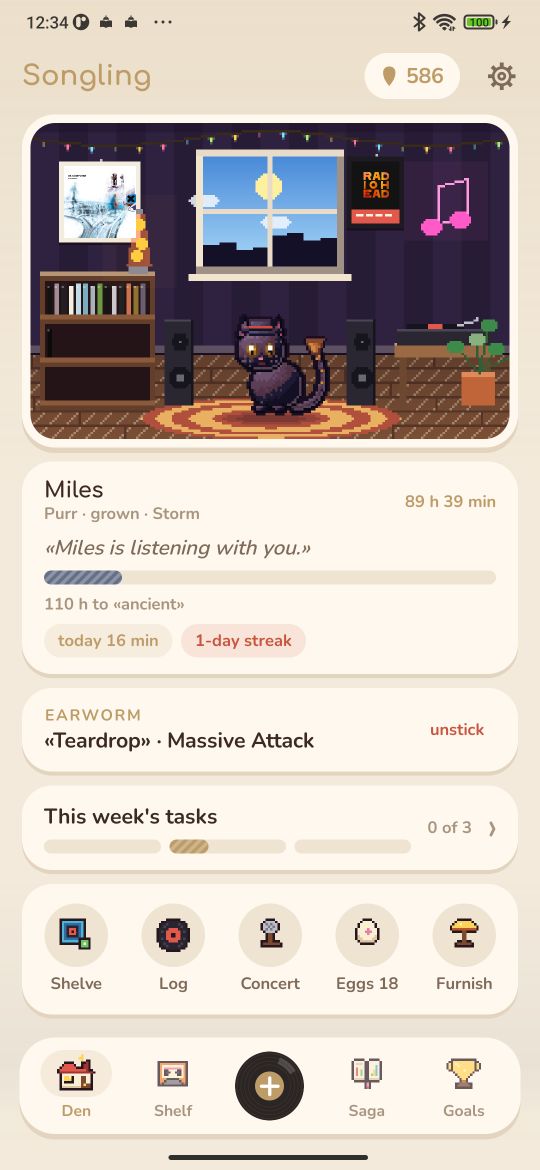
#> input picture docs/raw/en/1-den.png, 1080 x 2340 px, found by its file name (shown at 1/2 size); its folder holds only this picture in this run
$ python store_shots.py
#> lines starting #> are read from the running program, lines starting #| are printed output that depends on the picture
### tools/capture_site.py
"""
Screenshots of the demo for the Stillcraft site, on a 1080x2400 phone (the Mi 13 Pro): docs/raw/<lang>/*.png,
then 540x1170 copies with a clean status bar into docs/screenshots/<lang>/*.jpg and, when the site is next to
this repo, ../stillcraft/assets/sg-<name>[.ru].png.

    ANDROID_SERIAL=a78f414d python tools/capture_site.py [en] [ru]

Every tap checks the demo is in front; it stops otherwise.
"""
import os
import subprocess
import sys
import time

from PIL import Image, ImageDraw, ImageFont

ROOT = os.path.dirname(os.path.dirname(os.path.abspath(__file__)))
SITE = os.path.join(os.path.dirname(ROOT), "stillcraft", "assets")
PKG = "app.songling.demo"
SERIAL = os.environ.get("ANDROID_SERIAL", "a78f414d")
FONT = os.path.join(ROOT, "app", "src", "main", "res", "font", "nunito_semibold.ttf")
JAVA = os.environ.get("JAVA_HOME", r"C:\Program Files\Android\Android Studio\jbr")


def adb(*a, out=False):
    r = subprocess.run(["adb", "-s", SERIAL, *a], capture_output=True)
    return r.stdout if out else None


# [23 lines left out: functions guard, tap, back, shot, not called in this run]


# Where things are on a 1080x2400 screen.
DOCK = {"den": 150, "shelf": 345, "saga": 732, "goals": 930}
DOCK_Y = 2235
ACTIONS_Y = 1848
ACTIONS = {"shelve": 148, "log": 344, "concert": 536, "eggs": 732, "furnish": 928}


# [20 lines left out: function run, not called in this run]


def clean(im):
    """The status bar drawn anew: the screen's own colour, the time and a full battery, nothing else."""
    im = im.convert("RGB")
    w = im.width
    bar = 112
    px = im.load()
    for x in range(w):
        c = px[x, bar + 4]
        for y in range(bar):
            px[x, y] = c
    bg = px[w // 2, bar + 4]
    ink = (30, 24, 20) if sum(bg) > 380 else (245, 238, 228)
    d = ImageDraw.Draw(im)
    d.text((64, 30), "11:04", font=ImageFont.truetype(FONT, 42), fill=ink)
    # A battery.
    x0, y0 = w - 130, 42
    d.rounded_rectangle([x0, y0, x0 + 62, y0 + 30], 8, outline=ink, width=3)
    d.rounded_rectangle([x0 + 6, y0 + 6, x0 + 56, y0 + 24], 4, fill=ink)
    d.rectangle([x0 + 64, y0 + 9, x0 + 69, y0 + 21], fill=ink)
    return im


def publish():
    for lang in ("en", "ru"):
        raw = os.path.join(ROOT, "docs", "raw", lang)
        if not os.path.isdir(raw):
            continue
        os.makedirs(os.path.join(ROOT, "docs", "screenshots", lang), exist_ok=True)
        for f in sorted(os.listdir(raw)):
            if not f.endswith(".png"):
                continue
            im = clean(Image.open(os.path.join(raw, f)))
            # 1080x2400 to the site's 540x1170: the bottom strip under the dock goes.
            im = im.crop((0, 0, 1080, 2340)).resize((540, 1170), Image.LANCZOS)
            name = f[:-4]
            im.save(os.path.join(ROOT, "docs", "screenshots", lang, name + ".jpg"), quality=88)
            if os.path.isdir(SITE):
                slug = name.split("-", 1)[1]
                im.save(os.path.join(SITE, f"sg-{slug}{'.ru' if lang == 'ru' else ''}.png"), optimize=True)
    print("ok")


# [6 lines that do not run on import are left out]

### tools/store_shots.py
"""Screenshots for the README, the Stillcraft site and Google Play without a phone.

    ./gradlew :app:testDebugUnitTest -Prender -Pdemo --tests app.songling.RenderStore
    python tools/store_shots.py
    python tools/play.py

RenderStore draws the demo at 1080x2229, a 1080x2400 phone between its status bar and its gesture strip. Here each
screen gets bands for those two and lands in docs/raw/<lang>/<n>-<name>.png, as tools/capture_site.py takes them from a phone;
then its publish() draws a clean status bar and writes docs/screenshots and the site's assets.
"""
import os
import sys

from PIL import Image

sys.path.insert(0, os.path.dirname(os.path.abspath(__file__)))
from capture_site import ROOT, publish  # noqa: E402

BAR, STRIP = 111, 60


def main():
    for lang in ("en", "ru"):
        src = os.path.join(ROOT, "app", "build", "art", "store", lang)
        dst = os.path.join(ROOT, "docs", "raw", lang)
        os.makedirs(dst, exist_ok=True)
        for f in sorted(os.listdir(src)):
            im = Image.open(os.path.join(src, f)).convert("RGB")
            out = Image.new("RGB", (im.width, im.height + BAR + STRIP), im.getpixel((im.width // 2, 2)))
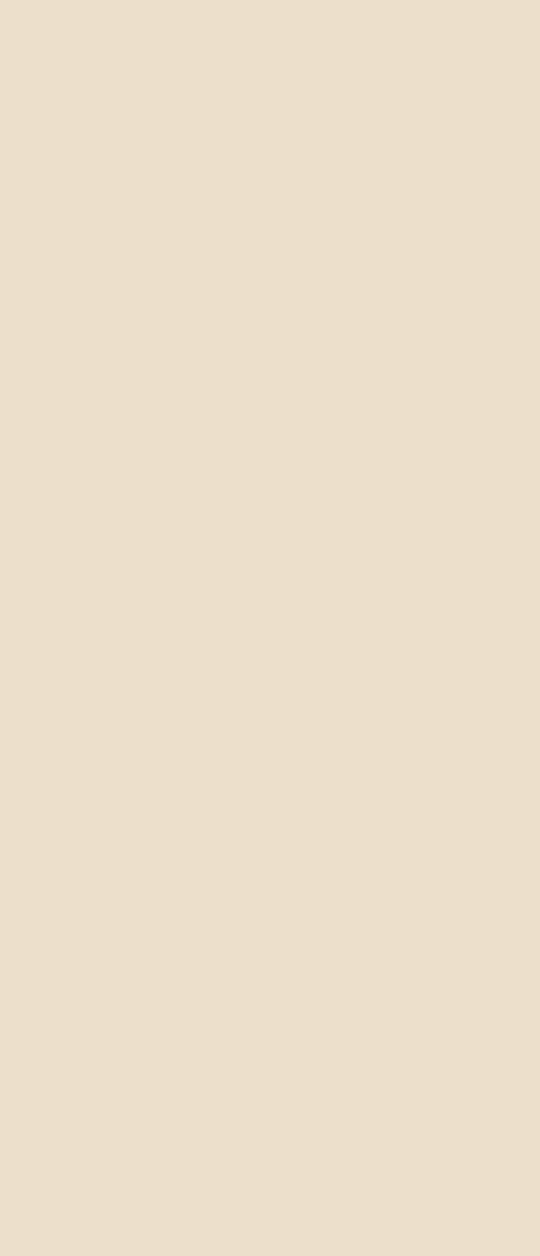
#> out: PIL image 1080x2511 RGB (shown at 1/2 size); mean R, G, B 236, 223, 203
            out.paste(im.getpixel((2, im.height - 2)), (0, BAR + im.height, im.width, out.height))
            out.paste(im, (0, BAR))
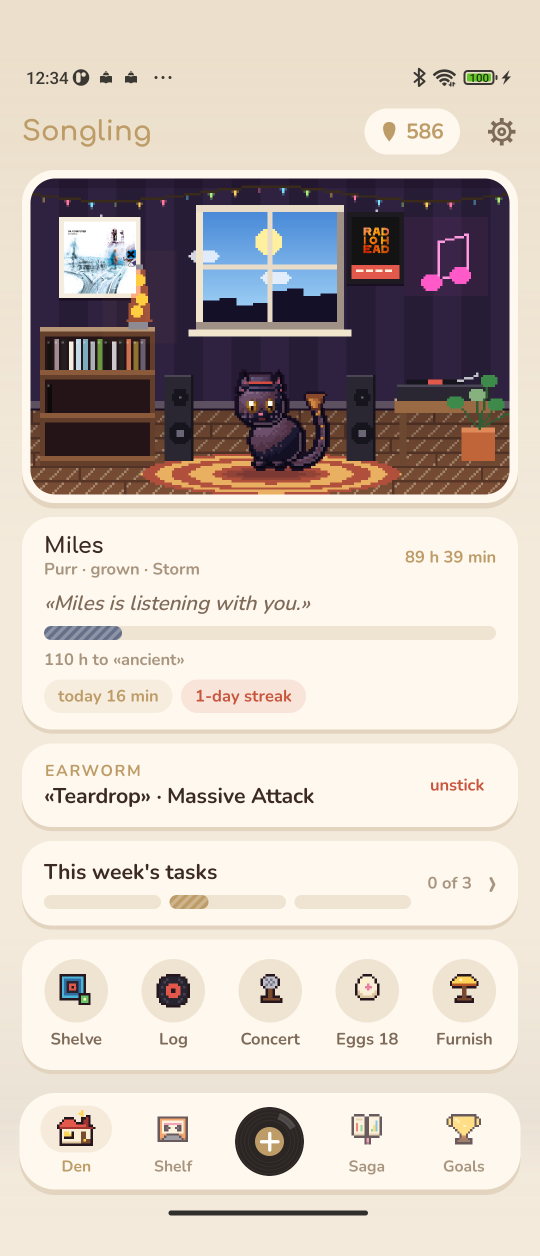
#> out: PIL image 1080x2511 RGB (shown at 1/2 size); mean R, G, B 207.1, 196.4, 187.9
            out.save(os.path.join(dst, f), optimize=True)
#> pass 2 of the loop in main, `for lang in ("en", "ru"):`:
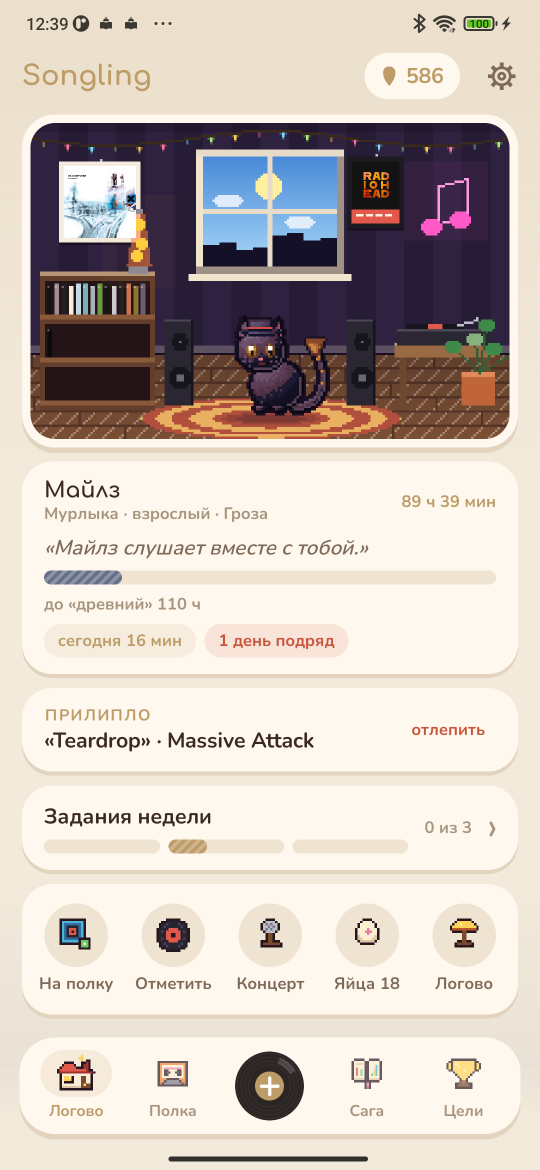
#> input picture docs/raw/ru/1-den.png, 1080 x 2340 px, found by its file name (shown at 1/2 size)
#> in main, `out.paste(im, (0, BAR))`:
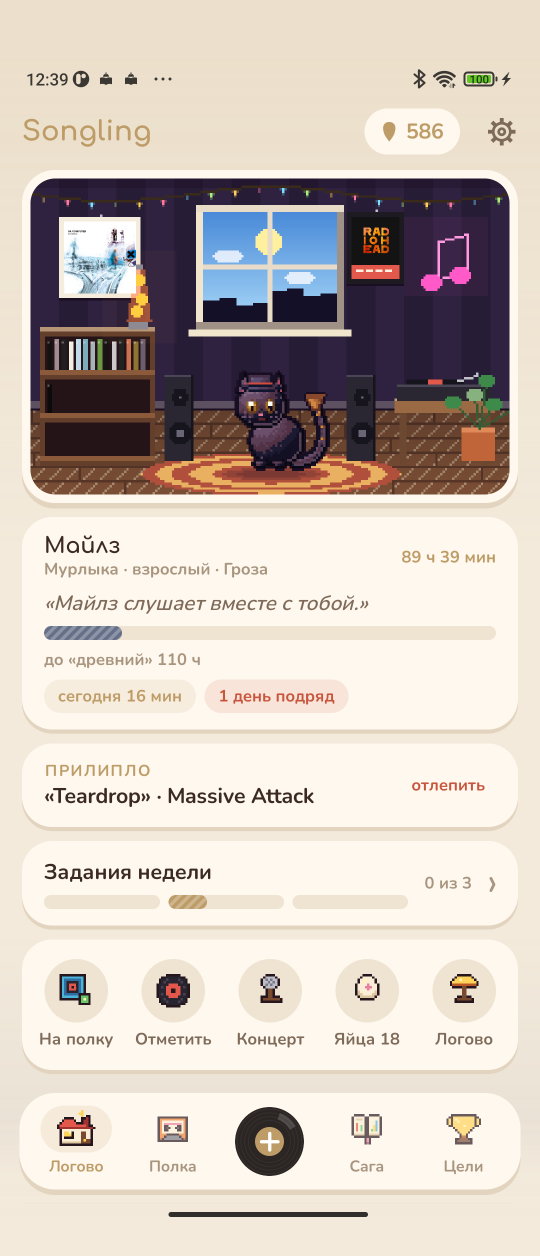
#> out: PIL image 1080x2511 RGB (shown at 1/2 size); mean R, G, B 207, 196.1, 187.6
    publish()
#> in clean, `bg = px[w // 2, bar + 4]`: bg = (236, 223, 203)
#> in clean, `ink = (30, 24, 20) if sum(bg) > 380 else (245, 238, 228)`: ink = (30, 24, 20)
#> in publish, `im = im.crop((0, 0, 1080, 2340)).resize((540, 1170), Image.LANCZOS)`:
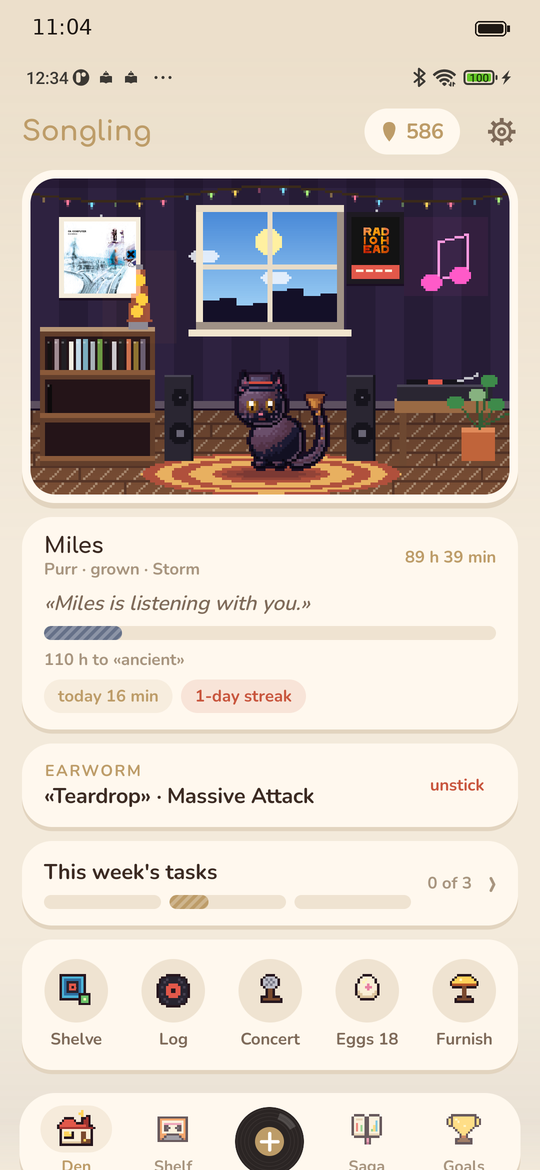
#> im: PIL image 540x1170 RGB; mean R, G, B 204.5, 193.6, 185.6
#> pass 2 of the loop in publish, `for lang in ("en", "ru"):`:
#> in publish, `im = im.crop((0, 0, 1080, 2340)).resize((540, 1170), Image.LANCZOS)`:
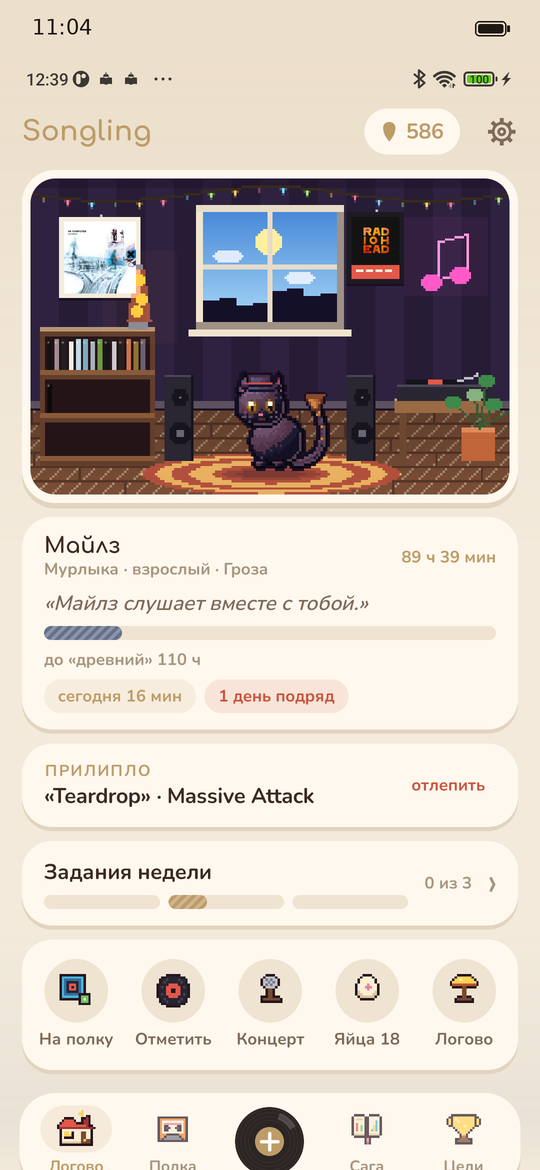
#> im: PIL image 540x1170 RGB; mean R, G, B 204.3, 193.4, 185.3


if __name__ == "__main__":
    main()
